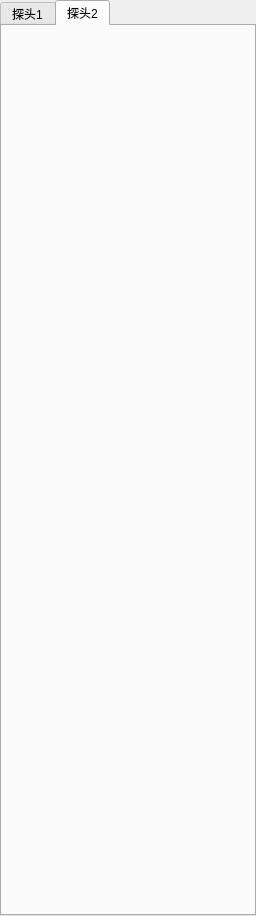
<?xml version="1.0" encoding="UTF-8"?>
<ui version="4.0">
 <class>controlWnd</class>
 <widget class="QWidget" name="controlWnd">
  <property name="geometry">
   <rect>
    <x>0</x>
    <y>0</y>
    <width>256</width>
    <height>916</height>
   </rect>
  </property>
  <property name="sizePolicy">
   <sizepolicy hsizetype="MinimumExpanding" vsizetype="MinimumExpanding">
    <horstretch>0</horstretch>
    <verstretch>0</verstretch>
   </sizepolicy>
  </property>
  <property name="windowTitle">
   <string>Form</string>
  </property>
  <layout class="QGridLayout" name="gridLayout">
   <property name="leftMargin">
    <number>0</number>
   </property>
   <property name="topMargin">
    <number>0</number>
   </property>
   <property name="rightMargin">
    <number>0</number>
   </property>
   <property name="bottomMargin">
    <number>0</number>
   </property>
   <property name="spacing">
    <number>0</number>
   </property>
   <item row="0" column="0">
    <widget class="QTabWidget" name="probeTabWidget">
     <property name="layoutDirection">
      <enum>Qt::LeftToRight</enum>
     </property>
     <property name="currentIndex">
      <number>1</number>
     </property>
     <property name="elideMode">
      <enum>Qt::ElideLeft</enum>
     </property>
     <widget class="CClampTabWidget" name="probe1Tab">
      <attribute name="title">
       <string>探头1</string>
      </attribute>
     </widget>
     <widget class="CClampTabWidget" name="probe2Tab">
      <attribute name="title">
       <string>探头2</string>
      </attribute>
     </widget>
    </widget>
   </item>
  </layout>
 </widget>
 <customwidgets>
  <customwidget>
   <class>CClampTabWidget</class>
   <extends>QWidget</extends>
   <header>CClampTabWidget.h</header>
   <container>1</container>
  </customwidget>
 </customwidgets>
 <resources/>
 <connections/>
</ui>
